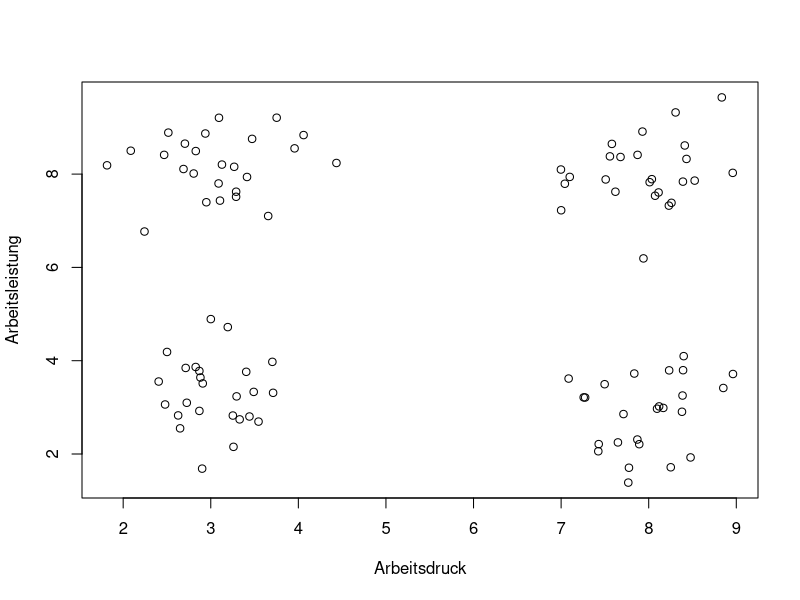

The R script that drew this image:
set.seed(19)
x <- c(rnorm(n = 50, mean = 3, sd = .5), rnorm(n = 50, mean = 8, sd = .5))
y <- c(rep(3, times = 25), rep(8, times = 25), rep(3, times = 25), rep(8, times = 25)) + rnorm(n= 100, mean = 0, sd = .7)
plot(x, y, xlab = "Arbeitsdruck", ylab = "Arbeitsleistung")
# cor(x,y)
remove(x)
remove(y)